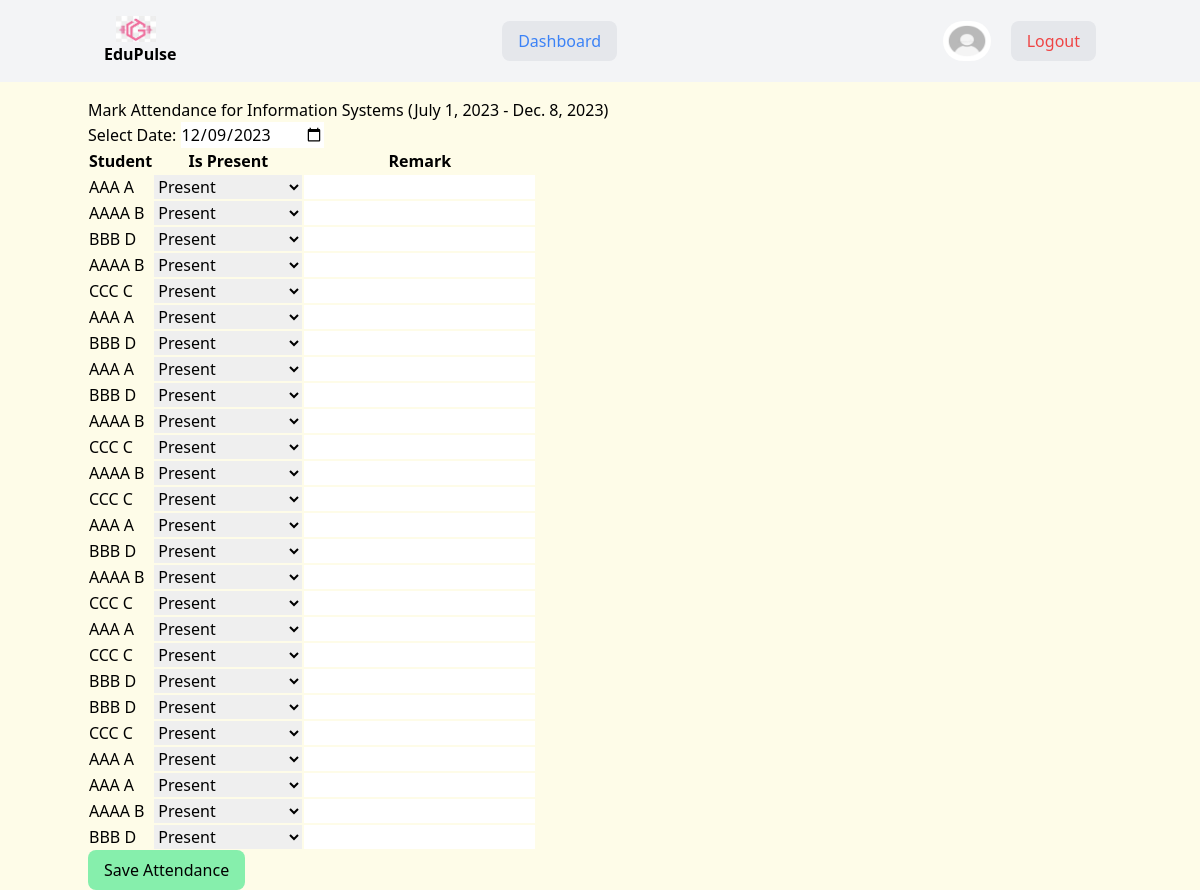
Page /wc_current_programs/courses-offering/attendance/create-attendance/a7aa684a-1af6-4e7f-967b-00e4e5e8d4f9/ (signed in) on the earlier database version.
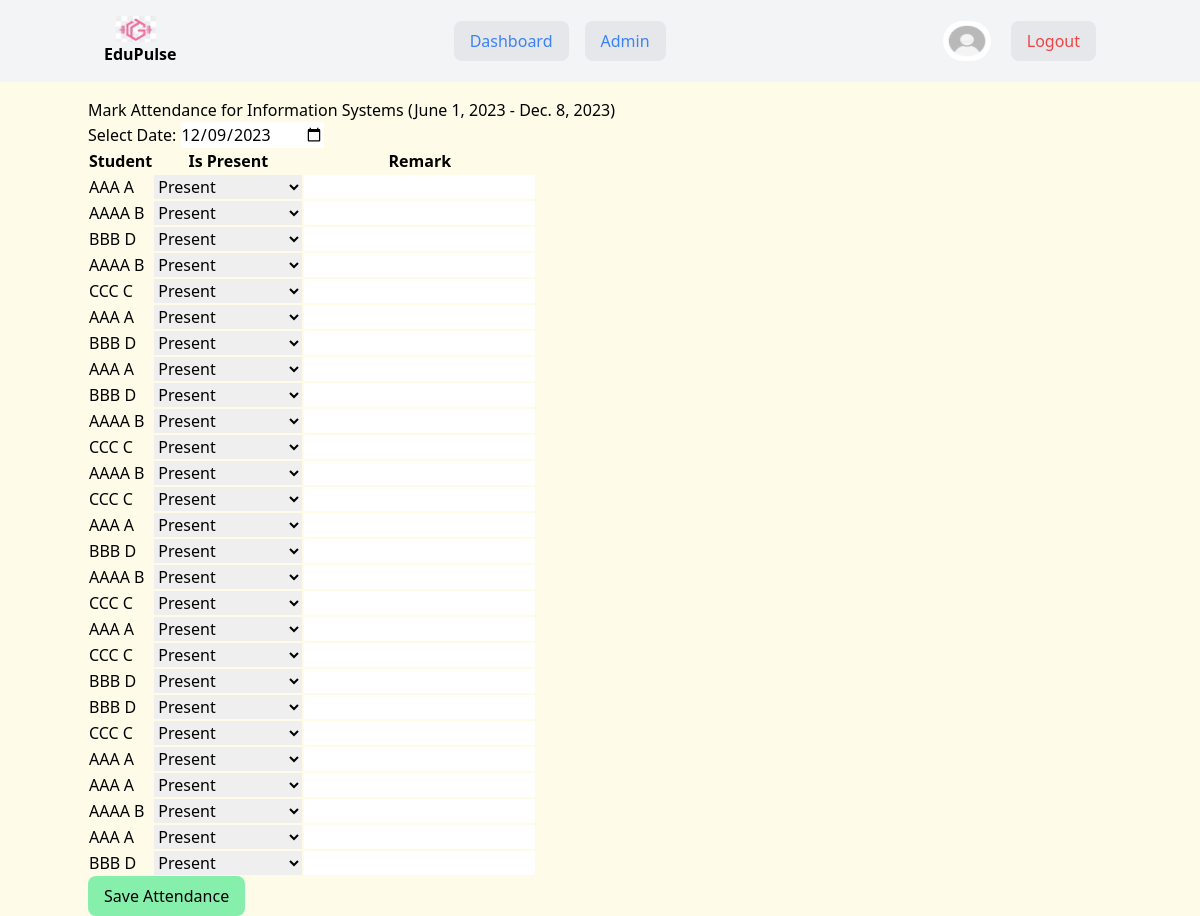
Same page on the later database version.
### program/models.py (models this page shows, shortened)
class CourseOffering(BaseModel):
    OFFERING_CHOICES = [
        ('online', 'ONLINE'),
        ('offline', 'OFFLINE'),
        ('blended', 'BLENDED'),
    ]
    course=models.ForeignKey(Course, verbose_name=("course"), on_delete=models.CASCADE,null=True,blank=True,related_name='course_offering')
    start_date=models.DateField( auto_now=False, auto_now_add=False)
    end_date=models.DateField( auto_now=False, auto_now_add=False)
    remark=models.TextField(max_length=255,blank=True,null=True)
    result_status_code=models.CharField(max_length=255,null=True,blank=True)
    result_status=models.CharField(max_length=255,null=True,blank=True)
    student = models.ManyToManyField(Student,blank=True ,related_name='course_offerings')
    teacher = models.ManyToManyField(Staff,blank=True ,related_name='course_offerings')
    offering_mode = models.CharField(max_length=10,choices=OFFERING_CHOICES,default='online',blank=True, null=True,help_text='Select the mode of course offering: Online, Offline, or Blended'
    )

class Course(BaseModel):
    name=models.CharField(max_length=255,null=True,blank=True)
    description=models.CharField(max_length=255,null=True,blank=True)
    key_components=models.CharField(max_length=255,null=True,blank=True)
    program_link = models.URLField(max_length=255, null=True, blank=True)
    total_credit=models.PositiveIntegerField(null=True,blank=True)
    duration_in_week=models.PositiveIntegerField(null=True,blank=True)
    program = models.ManyToManyField(Program, blank=True, related_name='course')
    course_efts=models.FloatField(null=True,blank=True)

### customUser/models.py (models this page shows, shortened)
class Student(BaseModel):
    student = models.OneToOneField(NewUser, on_delete=models.CASCADE, null=True, blank=True, related_name='student_profile')
    joining_date=models.DateField(null=True,blank=True)
    international_student=models.BooleanField(default=False)
    remark=models.TextField(max_length=1000,null=True,blank=True)
    enrolled_course=models.CharField(max_length=255,null=True,blank=True)
    email_id=models.EmailField(null=True,blank=True)
    enrollment_status=models.CharField(max_length=255,null=True,blank=True)
    passport_number=models.CharField(max_length=255,null=True,blank=True)
    visa_number=models.CharField(max_length=255,null=True,blank=True)
    visa_expiry_date=models.DateField(default=None, null=True,blank=True)

class NewUser(AbstractUser):
    Gender_Choice=[
        ('M','Male'),
        ('F','Female'),
        ('O','Other'),
    ]
    temp_id=models.CharField(max_length=255,blank=True,null=True)
    gender=models.CharField(max_length=100,choices=Gender_Choice,null=True,blank=True)
    phone = models.DecimalField(max_digits=12, decimal_places=0, null=True, blank=True)
    dob=models.DateField(default=None, blank=True, null=True)
    user_image = models.ImageField(upload_to='user_images/', null=True, blank=True)
    nationality=models.CharField(max_length=255,null=True,blank=True)
    address=models.ForeignKey(Address, verbose_name="Address", on_delete=models.CASCADE,null=True,blank=True)
    campus=models.ForeignKey(Campus, verbose_name="Campus", on_delete=models.CASCADE,null=True,blank=True, related_name='users')

### report/views.py (the view, shortened to what this page needs)
# urls.py: path('create-attendance/<uuid:pk>/', mark_attendance,name='create-attendance'),
@login_required(login_url='user-login')
def mark_attendance(request, pk):
    course_offering = get_object_or_404(CourseOffering, id=pk)
    students = course_offering.student.all()
    today_date = datetime.now().strftime('%Y-%m-%d')
    return render(request, 'report/attendance/mark_attendance.html', {
        'course_offering': course_offering,
        'students': students,
        'today_date': today_date,
    })

### customUser/templatetags/custom_tags.py (called while the page is built)
@register.filter(name='user_belongs_to_group')
def user_belongs_to_group(user,group_name):
        return user.groups.filter(name=group_name).exists()

### templates/report/attendance/mark_attendance.html (shortened to what this page needs)
{% extends "base.html" %}
{% block content %}
<section>
    <form method="post">
        <h2>Mark Attendance for {{ course_offering.course.name }} ({{ course_offering.start_date }} - {{ course_offering.end_date }})</h2>
        <label for="attendanceDate">Select Date:</label>
        <input type="date" id="attendanceDate" name="attendanceDate" value="{{ today_date }}" required>
        <table>
            <thead>
                <tr>
                    <th>Student</th>
                    <th>Is Present</th>
                    <th>Remark</th>
                </tr>
            </thead>
            <tbody>
                {% for student in students %}
                    <tr>
                        <td>{{ student.student.first_name }} {{ student.student.last_name }}</td>
                        <td>
                            <select name="is_present_{{ student.id }}">
                                <option value="present">Present</option>
                            </select>
                        </td>
                        <td>
                            <input type="text" name="remark_{{ student.id }}">
                        </td>
                    </tr>
                {% endfor %}
            </tbody>
        </table>
        <button type="submit"><p class='bg-green-300 px-4 py-2  rounded-lg flex'>Save Attendance</p></button>
    </form>
</section>
{% endblock content %}

Differences in the rows shown:
changed CourseOffering "Information Systems": start_date "July 1, 2023" → "June 1, 2023"
added Student: student.first_name "AAA", student.last_name "A", id "Present"
Other differences:
text now shown: "Admin"
